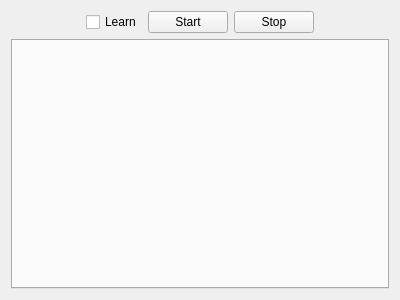
<?xml version="1.0" encoding="UTF-8"?>
<ui version="4.0">
 <class>Testbench</class>
 <widget class="QWidget" name="Testbench">
  <property name="geometry">
   <rect>
    <x>0</x>
    <y>0</y>
    <width>400</width>
    <height>300</height>
   </rect>
  </property>
  <property name="windowTitle">
   <string>Servo Testbench</string>
  </property>
  <layout class="QVBoxLayout" name="verticalLayout">
   <item>
    <layout class="QHBoxLayout" name="horizontalLayout">
     <item>
      <spacer name="horizontalSpacer">
       <property name="orientation">
        <enum>Qt::Horizontal</enum>
       </property>
       <property name="sizeHint" stdset="0">
        <size>
         <width>40</width>
         <height>20</height>
        </size>
       </property>
      </spacer>
     </item>
     <item>
      <widget class="QCheckBox" name="learnCheckBox">
       <property name="text">
        <string>Learn</string>
       </property>
      </widget>
     </item>
     <item>
      <widget class="QPushButton" name="startButton">
       <property name="text">
        <string>Start</string>
       </property>
      </widget>
     </item>
     <item>
      <widget class="QPushButton" name="stopButton">
       <property name="text">
        <string>Stop</string>
       </property>
      </widget>
     </item>
     <item>
      <spacer name="horizontalSpacer_2">
       <property name="orientation">
        <enum>Qt::Horizontal</enum>
       </property>
       <property name="sizeHint" stdset="0">
        <size>
         <width>40</width>
         <height>20</height>
        </size>
       </property>
      </spacer>
     </item>
    </layout>
   </item>
   <item>
    <widget class="QTabWidget" name="tabWidget">
     <property name="currentIndex">
      <number>-1</number>
     </property>
    </widget>
   </item>
  </layout>
 </widget>
 <resources/>
 <connections/>
</ui>
